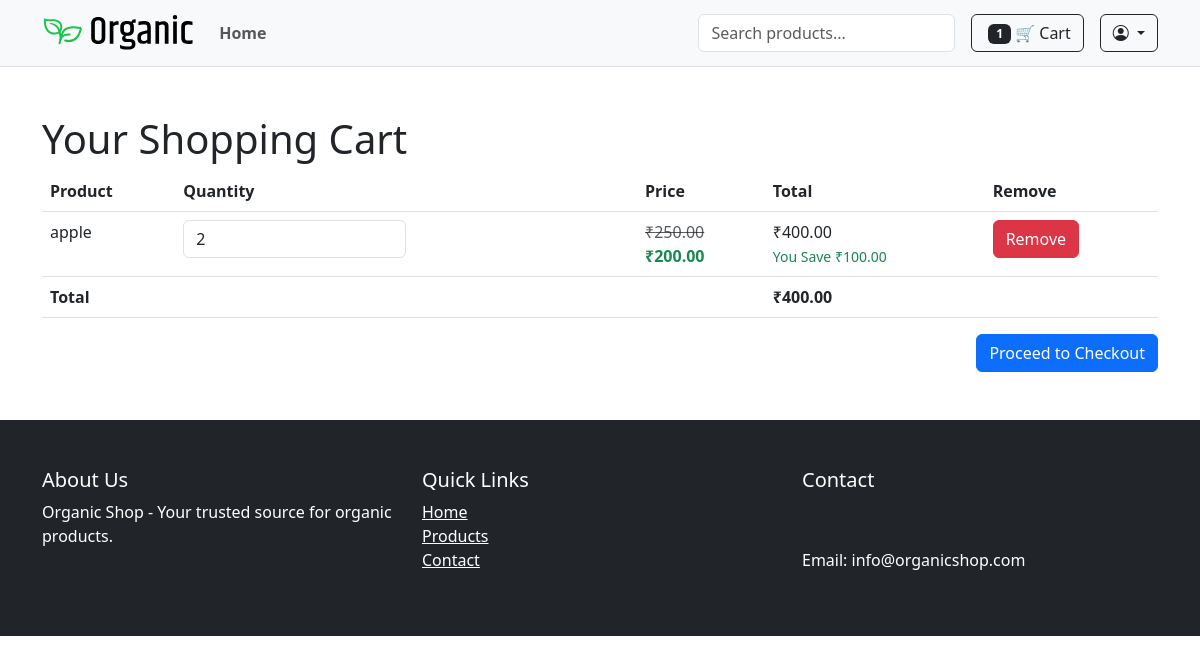
The page /cart/ (signed in) on the database as committed earlier.
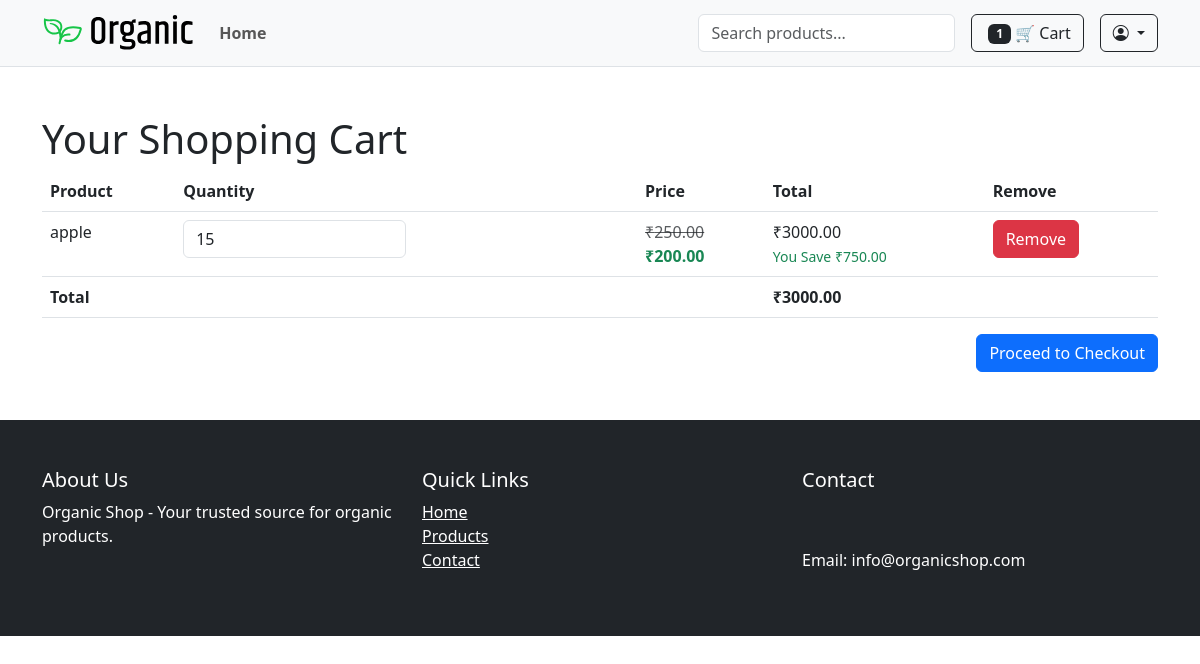
The same page on the database as committed later.
### shop/models.py (models this page shows, shortened)
class CartItem(models.Model):
    cart = models.ForeignKey(Cart, related_name='items', on_delete=models.CASCADE)
    product = models.ForeignKey(Product, on_delete=models.CASCADE)
    quantity = models.PositiveIntegerField(default=1)
    @property
    def total_price(self):
        if self.product.discount_price:
            return self.product.discount_price * self.quantity
        return self.product.price * self.quantity
    @property
    def savings(self):
        if self.product.discount_price:
            return (self.product.price - self.product.discount_price) * self.quantity
        return 0

class Product(models.Model):
    category = models.ForeignKey(Category, on_delete=models.CASCADE, related_name='products')
    name = models.CharField(max_length=255)
    slug = models.SlugField(unique=True)
    description = models.TextField()
    price = models.DecimalField(max_digits=10, decimal_places=2)
    discount_price = models.DecimalField(max_digits=10, decimal_places=2, null=True, blank=True)
    image = models.ImageField(upload_to='products/')
    is_featured = models.BooleanField(default=False)
    sold_count = models.PositiveIntegerField(default=0)
    created_at = models.DateTimeField(auto_now_add=True)
    views = models.PositiveIntegerField(default=0)
    available = models.BooleanField(default=True)

class Cart(models.Model):
    user = models.ForeignKey(User, on_delete=models.CASCADE)
    session_key = models.CharField(max_length=40, null=True, blank=True)
    created_at = models.DateTimeField(auto_now_add=True)
    updated_at = models.DateTimeField(auto_now=True)
    @property
    def total_price(self):
        return sum(item.total_price for item in self.items.all())

### shop/views.py (the view)
# urls.py: path('cart/', views.cart_detail, name='cart_detail'),
def cart_detail(request):
    cart = get_or_create_cart(request)
    return render(request, 'shop/cart_detail.html', {'cart': cart})

### shop/views.py (called while the page is built, shortened)
def get_or_create_cart(request):
    if request.user.is_authenticated:
        session_key = request.session.session_key
        if session_key:
            anon_cart = Cart.objects.filter(session_key=session_key, user__isnull=True).first()
        cart, _ = Cart.objects.get_or_create(user=request.user)
    else:
        session_key = request.session.session_key or request.session.create()
        cart, _ = Cart.objects.get_or_create(session_key=session_key, user=None)
    return cart

### shop/templates/shop/cart_detail.html (shortened to what this page needs)
{% extends 'shop/base.html' %}
{% load static %}
{% block content %}
<div class="container py-5">
    <h1>Your Shopping Cart</h1>
    <table class="table">
        <thead>
            <tr>
                <th>Product</th>
                <th>Quantity</th>
                <th>Price</th>
                <th>Total</th>
                <th>Remove</th>
            </tr>
        </thead>
        <tbody>
            {% for item in cart.items.all %}
            <tr>
                <td>{{ item.product.name }}</td>
               <td>
                <input type="number"
                    class="form-control w-50 quantity-input"
                    min="1"
                    data-item-id="{{ item.id }}"
                    value="{{ item.quantity }}">
            </td>
                <td>
                    {% if item.product.discount_price %}
                        <span class="text-muted text-decoration-line-through">₹{{ item.product.price }}</span><br>
                        <span class="text-success fw-bold">₹{{ item.product.discount_price }}</span>
                    {% else %}
                        ₹{{ item.product.price }}
                    {% endif %}
                </td>
                <td>
                    ₹{{ item.total_price }}
                    {% if item.savings > 0 %}
                        <br><small class="text-success">You Save ₹{{ item.savings }}</small>
                    {% endif %}
                </td>
                <td>
                    <a href="{% url 'shop:cart_remove' item.product.id %}" class="btn btn-danger">
                        Remove
                    </a>
                </td>
            </tr>
            {% empty %}
            <tr>
                <td colspan="5">Your cart is empty</td>
            </tr>
            {% endfor %}
        </tbody>
        <tfoot>
            <tr>
                <th colspan="3">Total</th>
                <th colspan="2">₹{{ cart.total_price }}</th>
            </tr>
        </tfoot>
    </table>
    <div class="text-end">
        <a href="{% url 'shop:checkout' %}" class="btn btn-primary">Proceed to Checkout</a>
    </div>
</div>
{% endblock %}

Rows that differ between the two databases and show on the page:
changed CartItem "apple": quantity "2" → "15"; total_price "400.00" → "3000.00"; savings "100.00" → "750.00"
changed through a linked row, Cart: total_price "400.00" → "3000.00"
